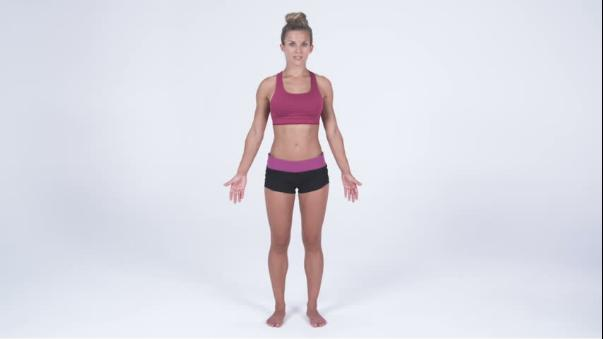
#> input picture ComputerVision/images/woman.jpg, 604 x 339 px, found by its file name
$ python featureDetector.py
#> lines starting #> are read from the running program, lines starting #| are printed output that depends on the picture; after the words box and inside, x2 and y2 are one past the last pixel; in counts of white or black regions, pixels touching at a corner belong together
#!/usr/bin/env python3
# -*- coding: utf-8 -*-
"""
Created on Fri Apr 12 16:13:32 2019

@author: danyal
"""

import cv2 as cv
import numpy as np

img = cv.imread('/home/danyal/Projects/OpenCV/images/woman.jpg',1)
#> img is the input picture: shape (339, 604, 3); mean B, G, R 229.3, 220, 220.9


gray = cv.cvtColor(img,cv.COLOR_BGR2GRAY)
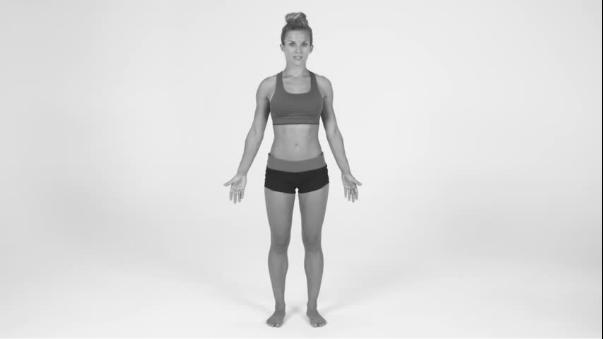
#> gray: shape (339, 604); min 0, max 255, mean 221.3
ret, thresh = cv.threshold(gray,0,255,cv.THRESH_BINARY_INV+cv.THRESH_OTSU)
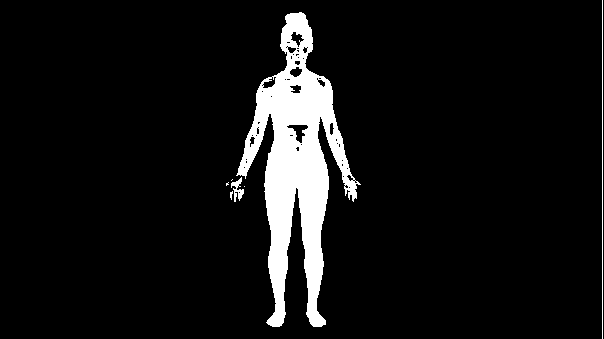
#> thresh: shape (339, 604); 7.5% white; 7 white regions (4 under 20 px)
#> ret = 176

contours, hierarchy = cv.findContours(thresh,cv.RETR_TREE,cv.CHAIN_APPROX_SIMPLE)
#> contours = 60 contours, 46 with area under 20; largest, box (x1, y1, x2, y2) and area: (236, 12, 361, 327) 14862, (286, 124, 309, 144) 196, (290, 31, 305, 48) 113, (231, 177, 244, 202) 98, (262, 76, 277, 89) 97
thresh = cv.drawContours(img, contours, -1, (0,255,0), 3)
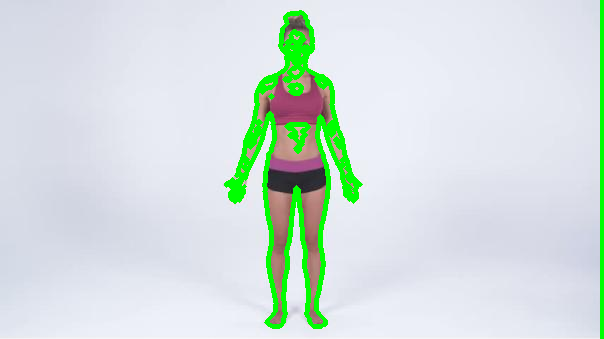
#> thresh: shape (339, 604, 3); mean B, G, R 221, 224.6, 211.5
cv.imshow('image_out', thresh)
cv.waitKey(0)
cv.destroyAllWindows()
